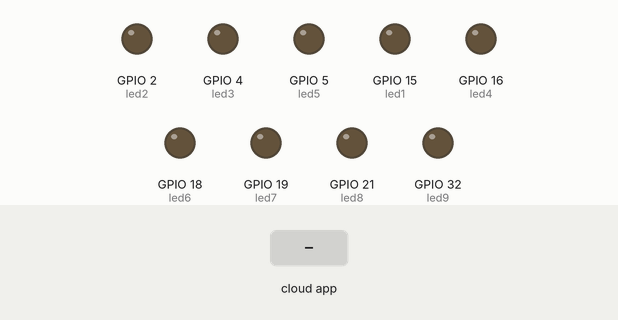
Simulated run of this sketch. Board: ESP32. Shown: output pins drawn as LEDs (lit = HIGH). The inputs (shaded band) are chosen by the test bench. WiFi joins after 1.5 s; servers stay silent unless stated; the local clock reads 2024-03-15 10:24:30 at power-on unless the sketch sets it; the Firebase database answers and starts empty; what the sketch prints to the serial monitor is not drawn.

Above: at 2.7 s.
2.8 s: the phone or cloud app sets funcaoalarme to 1
At 5.6 s:
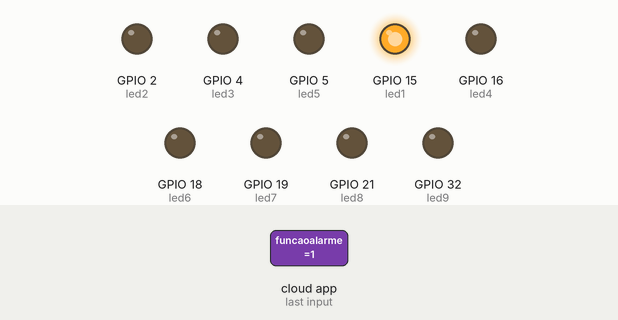
6.7 s: the phone or cloud app sets hora to 90
At 11.9 s:
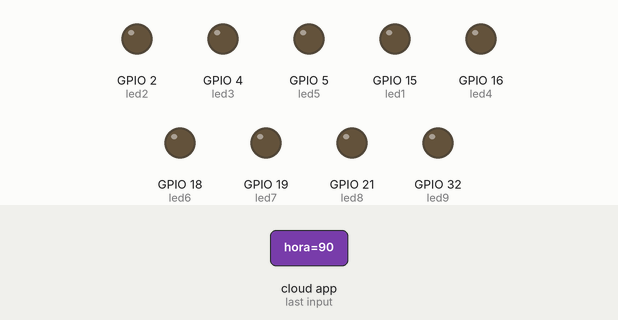
Timing chart, 0 to 56.8 s (numbered marks = the images above; inputs shaded):
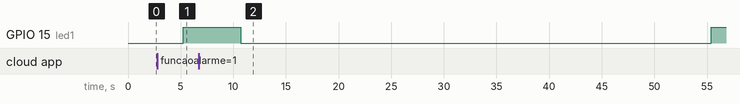

Measured:
- after the input at 2.8 s, GPIO 15 (led1): LOW → HIGH after 2.5 s
- after the input at 6.7 s, GPIO 15 (led1): HIGH → LOW after 4.0 s, → HIGH 44.7 s later

The sketch:

teste25.ino
```cpp
//Biblioteca
#include <NTPClient.h>  // Biblioteca do NTP.
#include <WiFi.h>       // Biblioteca do WiFi.
#include <IOXhop_FirebaseESP32.h>
#include <ArduinoJson.h>
#include <TimeAlarms.h>
#include <TimeLib.h>


#define FIREBASE_HOST "https://projetoaulaextra-64b8d-default-rtdb.firebaseio.com"
#define FIREBASE_AUTH "XWj6EaNcf9tpwxrAjAM995NJxDjZSceyxjIiLyjd"
#define WIFI_SSID "Demetria"
#define WIFI_PASSWORD "demizinha"

#define led1 15
#define led2 2  // definição dos pinos de saidas
#define led3 4
#define led4 16
#define led5 5  // definição dos pinos de saidas
#define led6 18
#define led7 19
#define led8 21
#define led9 32
#define buzzer 27

// setting PWM properties
const int freq = 5000;
const int ledChannel = 0;
const int resolution = 8;


//Conexão com wifi
const char* ssid = "Demetria";
const char* password = "demizinha";
// --------------Configuração de relógio online -------------------
const char* ntpServer1 = "c.st1.ntp.br";  //Endereço 1
const char* ntpServer2 = "pool.ntp.org";  //Endereço 2
const long gmtOffset_sec = 0;
const int daylightOffset_sec = -3600 * 3;

//***** Variáveis para controle de tempo ****
unsigned long tempoAtual;
unsigned long tempoAlarmeTools;
unsigned long tempoTesteMaleta;

unsigned long tempoAtualCase0;
unsigned long tempoAtualCase0_1;
//*******************************************
unsigned char step;  // Controle da máquina de estado para leitura da programação dos compartimentos.
unsigned char stepTesteMaleta;

static uint8_t ChAnterior[8];
static uint8_t CmAnterior[8];
static uint8_t horaAnterior[8];
static uint8_t minutoAnterior[8];

int hrs = 0;
int mins = 0;
uint8_t Ch[8];
uint8_t Cm[8];
uint8_t hora[8];
uint8_t minuto[8];
uint8_t horamedi[8];
uint8_t minmedi[8];

// static uint8_t ChAnterior[8];
// static uint8_t CmAnterior[8];
// static uint8_t horaAnterior[8];
// static uint8_t minutoAnterior[8];

int funcaoalarme;
int funcao;
int led_statusC1;
int led_statusC2;
int led_statusC3;
int led_statusC4;
int led_statusC5;
int led_statusC6;
int led_statusC7;
int led_statusC8;
int led_statusC9;
int buzzer_status;


struct tm timeinfo;

void printLocalTime() {

  if (!getLocalTime(&timeinfo)) {
    Serial.println("Não foi possivel obter o tempo");
    return;
  }                                    //Caso não consiga buscar o horario
  Serial.println(&timeinfo, "%H:%M");  //Saida horario monitor serial
}


void setup() {
  step = 0;
  stepTesteMaleta = 0;
  tempoAtual = 0;
  tempoAlarmeTools = 0;
  tempoTesteMaleta = 0;

  Serial.begin(115200);

  configTime(gmtOffset_sec, daylightOffset_sec, ntpServer1, ntpServer2);  //Configuração Time

  pinMode(led1, OUTPUT);
  pinMode(led2, OUTPUT);
  pinMode(led3, OUTPUT);
  pinMode(led4, OUTPUT);
  pinMode(led5, OUTPUT);
  pinMode(led6, OUTPUT);
  pinMode(led7, OUTPUT);
  pinMode(led8, OUTPUT);
  pinMode(led9, OUTPUT);
  pinMode(buzzer, OUTPUT);

  ledcSetup(ledChannel, freq, resolution);

  // attach the channel to the GPIO to be controlled
  ledcAttachPin(buzzer, ledChannel);

  Serial.printf("Connecting to %s ", ssid);
  WiFi.begin(ssid, password);
  while (WiFi.status() != WL_CONNECTED) {
    delay(500);
    Serial.println(".");
  }
  Serial.println(" WIFI CONECTADO!");

  // -------- Conexão Firebase --------------------
  Firebase.begin(FIREBASE_HOST, FIREBASE_AUTH);


  for (uint8_t x = 0; x < 8; x++) {
    ChAnterior[x] = 255;
    CmAnterior[x] = 255;
    horaAnterior[x] = 255;
    minutoAnterior[x] = 255;
  }
}


void calculaHora(uint8_t Ch, uint8_t Cm, uint8_t hora, uint8_t minuto, uint8_t* valorHora, uint8_t* valorMinuto) {

  *valorHora = Ch + hora;
  *valorMinuto = Cm + minuto;

  // Correção das horas e minutos
  if (*valorMinuto >= 60) {
    *valorHora += *valorMinuto / 60;  // divisão  minuto com 60 e soma do resultado
    *valorMinuto %= 60;               //atribuir o resto
  }
  if (*valorHora >= 24) {
    *valorHora %= 24;  //conversão de hora
  }
}

void incrementoDaHora(uint8_t incHora, uint8_t incMinutos, uint8_t* hora, uint8_t* minuto) {
  *minuto += incMinutos;
  *hora += incHora;

  if (*minuto >= 60) {
    *hora += *minuto / 60;  // Adiciona o resultado da divisão ao valor da Hora
    *minuto %= 60;          // Recebe o resto da divisão, resultando no valor correto em minutos
  }

  if (*hora >= 24) {
    *hora %= 24;  // Conversão hora
  }
}


// bool houveatualizacao(uint8_t Ch[8], bool status) {
//   status = false;

//   if ( Ch[Ch[0]] != ChAnterior[Ch[0]]) {
//     ChAnterior[Ch[0]] = Ch[Ch[0]];
//     status = true;
//   }
//     if (Cm[Cm[0]] !=CmAnterior[Cm[0]]) {
//     CmAnterior[Cm[0]] = Cm[Cm[0]];
//     status = true;
//   }
//    if (hora[Ch[0]] != horaAnterior[Ch[0]]) {
//     horaAnterior[Ch[0]] = Ch[Ch[0]];
//     status = true;
//    }
//      if (minuto[Cm[0]] != minutoAnterior[Cm[0]]) {
//     minutoAnterior[Cm[0]] = minuto[Cm[0]];
//     status = true;
//   }
//   return status;
// }

bool houveatualizacao(uint8_t compartimento) {
  bool status = false;

  Serial.println("Entrou");
  Serial.println(status);
  Serial.println(Ch[compartimento]);
  Serial.println(ChAnterior[compartimento]);
  Serial.println(Cm[compartimento]);
  Serial.println(CmAnterior[compartimento]);
  Serial.println(hora[compartimento]);
  Serial.println(horaAnterior[compartimento]);
  Serial.println(minuto[compartimento]);
  Serial.println(minutoAnterior[compartimento]);

  if (Ch[compartimento] != ChAnterior[compartimento]) {
    ChAnterior[compartimento] = Ch[compartimento];
    status = true;
  }
  if (Cm[compartimento] != CmAnterior[compartimento]) {
    CmAnterior[compartimento] = Cm[compartimento];
    status = true;
  }
  if (hora[compartimento] != horaAnterior[compartimento]) {
    horaAnterior[compartimento] = hora[compartimento];
    status = true;
  }
  if (minuto[compartimento] != minutoAnterior[compartimento]) {
    minutoAnterior[compartimento] = minuto[compartimento];
    status = true;
  }
  Serial.println(Ch[compartimento]);
  Serial.println(ChAnterior[compartimento]);
  Serial.println(Cm[compartimento]);
  Serial.println(CmAnterior[compartimento]);
  Serial.println(hora[compartimento]);
  Serial.println(horaAnterior[compartimento]);
  Serial.println(minuto[compartimento]);
  Serial.println(minutoAnterior[compartimento]);
  Serial.println(status);

  return status;
}


// Função declaração alarme
void AlarmTools() {

  Serial.println("*********");
  Serial.print("step:");
  Serial.println(step);

  switch (step) {
    case 0:
      tempoAtualCase0 = millis();
      funcaoalarme = Firebase.getBool("maleta/funcaoalarme");
      hrs = timeinfo.tm_hour;
      mins = timeinfo.tm_min;
      step++;
      break;

    case 1:
      tempoAtualCase0 = millis();
      Ch[0] = Firebase.getInt("maleta/C1/hora");
      Cm[0] = Firebase.getInt("maleta/C1/min");
      hora[0] = Firebase.getInt("maleta/C1/adhoramed");
      minuto[0] = Firebase.getInt("maleta/C1/adminmed");
      horamedi[0] = Ch[0] + hora[0];
      minmedi[0] = Cm[0] + minuto[0];

      if (houveatualizacao(0)) {
        Serial.println("Entrei houveatualização");
        calculaHora(Ch[0], Cm[0], hora[0], minuto[0], &horamedi[0], &minmedi[0]);
      }
      step++;
      tempoAtualCase0_1 = millis();
      Serial.println("*********");
      Serial.print("Tempo para ler os dados:");
      Serial.println(tempoAtualCase0_1 - tempoAtualCase0);
      break;

    case 2:
      tempoAtualCase0 = millis();
      Ch[1] = Firebase.getInt("maleta/C2/hora");
      Cm[1] = Firebase.getInt("maleta/C2/min");
      hora[1] = Firebase.getInt("maleta/C2/adhoramed");
      minuto[1] = Firebase.getInt("maleta/C2/adminmed");
      horamedi[1] = Ch[1] + hora[1];
      minmedi[1] = Cm[1] + minuto[1];
      if (houveatualizacao(1)) {
        calculaHora(Ch[1], Cm[1], hora[1], minuto[1], &horamedi[1], &minmedi[1]);
      }
      step++;
      tempoAtualCase0_1 = millis();
      Serial.println("*********");
      Serial.print("Tempo para ler os dados:");
      Serial.println(tempoAtualCase0_1 - tempoAtualCase0);
      break;

    case 3:
      tempoAtualCase0 = millis();
      Ch[2] = Firebase.getInt("maleta/C3/hora");
      Cm[2] = Firebase.getInt("maleta/C3/min");
      hora[2] = Firebase.getInt("maleta/C3/adhoramed");
      minuto[2] = Firebase.getInt("maleta/C3/adminmed");
      horamedi[2] = Ch[2] + hora[2];
      minmedi[2] = Cm[2] + minuto[2];
      if (houveatualizacao(2)) {
        calculaHora(Ch[2], Cm[2], hora[2], minuto[2], &horamedi[2], &minmedi[2]);
      }

      step++;
      tempoAtualCase0_1 = millis();
      Serial.println("*********");
      Serial.print("Tempo para ler os dados:");
      Serial.println(tempoAtualCase0_1 - tempoAtualCase0);
      break;

    case 4:
      tempoAtualCase0 = millis();
      Ch[3] = Firebase.getInt("maleta/C4/hora");
      Cm[3] = Firebase.getInt("maleta/C4/min");
      hora[3] = Firebase.getInt("maleta/C4/adhoramed");
      minuto[3] = Firebase.getInt("maleta/C4/adminmed");
      horamedi[3] = Ch[3] + hora[3];
      minmedi[3] = Cm[3] + minuto[3];
      if (houveatualizacao(3)) {
        calculaHora(Ch[3], Cm[3], hora[3], minuto[3], &horamedi[3], &minmedi[3]);
      }

      step++;
      tempoAtualCase0_1 = millis();
      Serial.println("*********");
      Serial.print("Tempo para ler os dados:");
      Serial.println(tempoAtualCase0_1 - tempoAtualCase0);
      break;

    case 5:
      tempoAtualCase0 = millis();
      Ch[4] = Firebase.getInt("maleta/C5/hora");
      Cm[4] = Firebase.getInt("maleta/C5/min");
      hora[4] = Firebase.getInt("maleta/C5/adhoramed");
      minuto[4] = Firebase.getInt("maleta/C5/adminmed");
      horamedi[4] = Ch[4] + hora[4];
      minmedi[4] = Cm[4] + minuto[4];
      if (houveatualizacao(4)) {
        calculaHora(Ch[4], Cm[4], hora[4], minuto[4], &horamedi[4], &minmedi[4]);
      }

      step++;
      tempoAtualCase0_1 = millis();
      Serial.println("*********");
      Serial.print("Tempo para ler os dados:");
      Serial.println(tempoAtualCase0_1 - tempoAtualCase0);
      break;

    case 6:
      tempoAtualCase0 = millis();
      Ch[5] = Firebase.getInt("maleta/C6/hora");
      Cm[5] = Firebase.getInt("maleta/C6/min");
      hora[5] = Firebase.getInt("maleta/C6/adhoramed");
      minuto[5] = Firebase.getInt("maleta/C6/adminmed");
      horamedi[5] = Ch[5] + hora[5];
      minmedi[5] = Cm[5] + minuto[5];
      // if (houveatualizacao(5)) {
      calculaHora(Ch[5], Cm[5], hora[5], minuto[5], &horamedi[5], &minmedi[5]);
      // }
      step++;
      tempoAtualCase0_1 = millis();
      Serial.println("*********");
      Serial.print("Tempo para ler os dados:");
      Serial.println(tempoAtualCase0_1 - tempoAtualCase0);
      break;

    case 7:
      tempoAtualCase0 = millis();
      Ch[6] = Firebase.getInt("maleta/C7/hora");
      Cm[6] = Firebase.getInt("maleta/C7/min");
      hora[6] = Firebase.getInt("maleta/C7/adhoramed");
      minuto[6] = Firebase.getInt("maleta/C7/adminmed");
      horamedi[6] = (Ch[6] + hora[6]) * horamedi[6];
      minmedi[6] = (Cm[6] + minuto[6]) * minmedi[6];
      if (houveatualizacao(6)) {
        calculaHora(Ch[6], Cm[6], hora[6], minuto[6], &horamedi[6], &minmedi[6]);
      }

      step++;
      tempoAtualCase0_1 = millis();
      Serial.println("*********");
      Serial.print("Tempo para ler os dados:");
      Serial.println(tempoAtualCase0_1 - tempoAtualCase0);
      break;

    case 8:
      tempoAtualCase0 = millis();
      Ch[7] = Firebase.getInt("maleta/C8/hora");
      Cm[7] = Firebase.getInt("maleta/C8/min");
      hora[7] = Firebase.getInt("maleta/C8/adhoramed");
      minuto[7] = Firebase.getInt("maleta/C8/adminmed");
      horamedi[7] = Ch[7] + hora[7];
      minmedi[7] = Cm[7] + minuto[7];
      if (houveatualizacao(7)) {
        calculaHora(Ch[7], Cm[7], hora[7], minuto[7], &horamedi[7], &minmedi[7]);
      }
      step++;
      tempoAtualCase0_1 = millis();
      Serial.println("*********");
      Serial.print("Tempo para ler os dados:");
      Serial.println(tempoAtualCase0_1 - tempoAtualCase0);

      break;

    case 9:
      tempoAtualCase0 = millis();
      Ch[8] = Firebase.getInt("maleta/C9/hora");
      Cm[8] = Firebase.getInt("maleta/C9/min");
      hora[8] = Firebase.getInt("maleta/C9/adhoramed");
      minuto[8] = Firebase.getInt("maleta/C9/adminmed");
      // horamedi[0] = Ch[0] + hora[0];
      // minmedi[0] = Cm[0] + minuto[0];
      if (houveatualizacao(8)) {
        calculaHora(Ch[8], Cm[8], hora[8], minuto[8], &horamedi[8], &minmedi[8]);
      }


      step = 0;
      tempoAtualCase0_1 = millis();
      Serial.println("*********");
      Serial.print("Tempo para ler os dados:");
      Serial.println(tempoAtualCase0_1 - tempoAtualCase0);
      break;


    default:
      step = 0;
      break;
  }
}


void loop() {
  tempoAtual = millis();

  if (tempoAtual >= (tempoAlarmeTools + 5000)) {
    tempoAlarmeTools = tempoAtual;
    AlarmTools();
  }
  // Serial.println("*********");
  // Serial.print("tempoTesteMaleta:");
  // Serial.println(tempoTesteMaleta);

  // Serial.println("*********");
  // Serial.print("stepTesteMaleta:");
  // Serial.println(stepTesteMaleta);

  if (tempoAtual >= (tempoTesteMaleta + 50)) {
    tempoTesteMaleta = tempoAtual;

    if (!funcaoalarme) {
      switch (stepTesteMaleta) {
        case 0:
          buzzer_status = Firebase.getBool("maleta/buzzer_status");
          stepTesteMaleta++;
          break;
        case 1:
          led_statusC1 = Firebase.getBool("maleta/C1/led_status");
          stepTesteMaleta++;
          break;
        case 2:
          led_statusC2 = Firebase.getBool("maleta/C2/led_status");
          stepTesteMaleta++;
          break;
        case 3:
          led_statusC3 = Firebase.getBool("maleta/C3/led_status");
          stepTesteMaleta++;
          break;
        case 4:
          led_statusC4 = Firebase.getBool("maleta/C4/led_status");
          stepTesteMaleta++;
          break;
        case 5:
          led_statusC5 = Firebase.getBool("maleta/C5/led_status");
          stepTesteMaleta++;
          break;
        case 6:
          led_statusC6 = Firebase.getBool("maleta/C6/led_status");
          stepTesteMaleta++;
          break;
        case 7:
          led_statusC7 = Firebase.getBool("maleta/C7/led_status");
          stepTesteMaleta++;
          break;
        case 8:
          led_statusC8 = Firebase.getBool("maleta/C8/led_status");
          stepTesteMaleta++;
          break;
        case 9:
          led_statusC9 = Firebase.getBool("maleta/C9/led_status");
          stepTesteMaleta = 0;
          break;
        default:
          stepTesteMaleta = 0;
          break;
      }
    }
  }


  // Operação da Maleta, indica ao usuário quando deve tomar o remédio
  if (funcaoalarme) {

    Serial.println(hrs);
    Serial.println(mins);
    Serial.println(horamedi[0]);
    Serial.println(minmedi[0]);


    if (hrs >= horamedi[0] && mins >= minmedi[0]) {
      Serial.println("compartimento 1");
      digitalWrite(led1, HIGH);
      ledcWrite(ledChannel, 5000);
      // Determina o próximo horário para tomar o remédio
      incrementoDaHora(hora[0], minuto[0], &horamedi[0], &minmedi[0]);  // Próxima hora de tomar o remédio
      // Serial.println(minmedi[0]);
    } else {
      digitalWrite(led1, LOW);
    }
    // if (hrs == horamedi[1] && mins == minmedi[1]) {
    //   digitalWrite(led2, HIGH);
    //   ledcWrite(ledChannel, 5000);
    // } else {
    //   digitalWrite(led2, LOW);
    // }
    // if (hrs == horamedi[2] && mins == minmedi[2]) {
    //   digitalWrite(led3, HIGH);
    //   ledcWrite(ledChannel, 5000);
    // } else {
    //   digitalWrite(led3, LOW);
    // }
    // if (hrs == horamedi[3] && mins == minmedi[3]) {
    //   digitalWrite(led4, HIGH);
    //   ledcWrite(ledChannel, 5000);
    // } else {
    //   digitalWrite(led4, LOW);
    // }
    // if (hrs == horamedi[4] && mins == minmedi[4]) {
    //   digitalWrite(led5, HIGH);
    //   ledcWrite(ledChannel, 5000);
    // } else {
    //   digitalWrite(led5, LOW);
    // }
    // if (hrs == horamedi[5] && mins == minmedi[5]) {
    //   digitalWrite(led6, HIGH);
    //   ledcWrite(ledChannel, 5000);
    // } else {
    //   digitalWrite(led6, LOW);
    // }
    // if (hrs == horamedi[6] && mins == minmedi[6]) {
    //   digitalWrite(led7, HIGH);
    //   ledcWrite(ledChannel, 5000);
    // } else {
    //   digitalWrite(led7, LOW);
    // }
    // if (hrs == horamedi[7] && mins == minmedi[7]) {
    //   digitalWrite(led8, HIGH);
    //   ledcWrite(ledChannel, 5000);
    // } else {
    //   digitalWrite(led8, LOW);
    // }
    // if (hrs == horamedi[8] && mins == minmedi[8]) {
    //   digitalWrite(led9, HIGH);
    //   ledcWrite(ledChannel, 5000);
    // } else {
    //   digitalWrite(led9, LOW);
    // }
    // if (hrs == horamedi[8] && mins == minmedi[8]) {
    //   digitalWrite(led9, HIGH);
    //   ledcWrite(ledChannel, 5000);
    //   // Determina o próximo horário para tomar o remédio
    //   // incrementoDaHora(&horamedi[8], &minmedi[8], hora[8], minuto[8]);
    //   Serial.println(minmedi[8]);

    // } else {
    //   digitalWrite(led9, LOW);
    // }

    //printLocalTime();
  }

  // // Verifica se deve executar a rotina de teste da maleta
  // if (!funcaoalarme) {
  //   if (led_statusC1 == 1) {
  //     digitalWrite(led1, HIGH);
  //     delay(5000);
  //     digitalWrite(led1, LOW);
  //     led_statusC1 = false;
  //     Firebase.setBool("maleta/C1/led_status", led_statusC1);
  //   }
  //   if (led_statusC2 == 1) {
  //     digitalWrite(led2, HIGH);
  //     delay(5000);
  //     digitalWrite(led2, LOW);
  //     led_statusC2 = false;
  //     Firebase.setBool("maleta/C2/led_status", led_statusC2);
  //   }
  //   if (led_statusC3 == 1) {
  //     digitalWrite(led3, HIGH);
  //     delay(5000);
  //     digitalWrite(led3, LOW);
  //     led_statusC3 = false;
  //     Firebase.setBool("maleta/C3/led_status", led_statusC3);
  //   }
  //   if (led_statusC4 == 1) {
  //     digitalWrite(led4, HIGH);
  //     delay(5000);
  //     digitalWrite(led4, LOW);
  //     led_statusC4 = false;
  //     Firebase.setBool("maleta/C4/led_status", led_statusC4);
  //   }
  //   if (led_statusC5 == 1) {
  //     digitalWrite(led5, HIGH);
  //     delay(5000);
  //     digitalWrite(led5, LOW);
  //     led_statusC5 = false;
  //     Firebase.setBool("maleta/C5/led_status", led_statusC5);
  //   }

  //   if (led_statusC6 == 1) {
  //     digitalWrite(led6, HIGH);
  //     delay(5000);
  //     digitalWrite(led6, LOW);
  //     led_statusC6 = false;
  //     Firebase.setBool("maleta/C6/led_status", led_statusC6);
  //   }

  //   if (led_statusC7 == 1) {
  //     digitalWrite(led7, HIGH);
  //     delay(5000);
  //     digitalWrite(led7, LOW);
  //     led_statusC7 = false;
  //     Firebase.setBool("maleta/C7/led_status", led_statusC7);
  //   }

  //   if (led_statusC8 == 1) {
  //     digitalWrite(led8, HIGH);
  //     delay(5000);
  //     digitalWrite(led8, LOW);
  //     led_statusC8 = false;
  //     Firebase.setBool("maleta/C8/led_status", led_statusC8);
  //   }

  //   if (led_statusC9 == 1) {
  //     digitalWrite(led9, HIGH);
  //     delay(5000);
  //     digitalWrite(led9, LOW);
  //     led_statusC9 = false;
  //     Firebase.setBool("maleta/C9/led_status", led_statusC9);
  //   }
  //   if (buzzer_status == 1) {
  //     ledcWriteTone(ledChannel, 1000);
  //     delay(1000);
  //     buzzer_status = false;
  //     Firebase.setBool("maleta/buzzer_status", buzzer_status);
  //   }
  // }
  printLocalTime();
}
```
